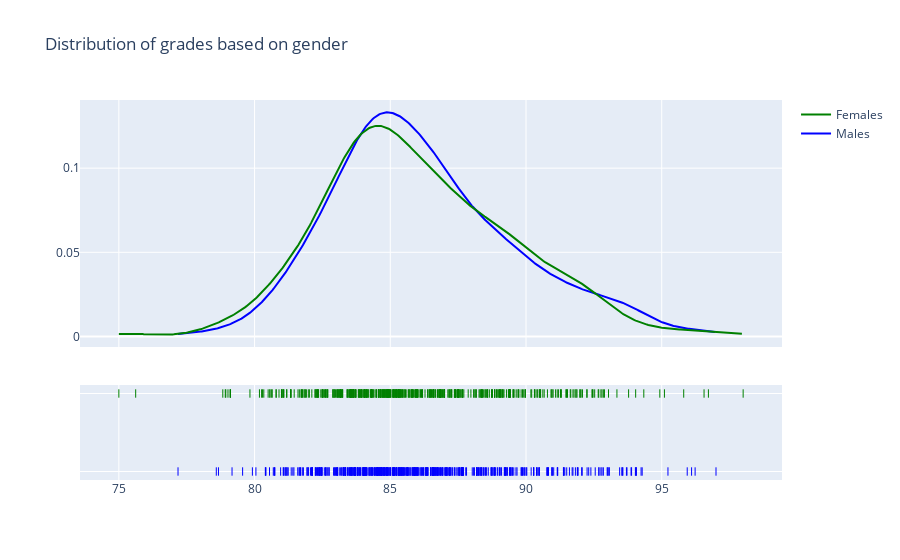

The cell this chart's notebook holds for it:
### Markdown cell above
Talking about the distribution of the grades based on the gender of the student, surprisingly males are getting slightly better results.

### Code cell
males_df =  df[df['gender'] == 'Male']['average_grades']
females_df =  df[df['gender'] == 'Female']['average_grades']



fig = ff.create_distplot([males_df,females_df],
                         ['Males','Females'], 
                         show_hist=False, 
                         colors=['blue','green'])
fig.update_layout(title_text='Distribution of grades based on gender')
fig.show()

### Figure 1 — Plotly figure (JSON) as saved in the notebook; plotly's stock layout.template omitted (floating-point values rounded to 4 significant figures; data arrays with more than 128 entries replaced by an {"elided": "..."} marker saying what was removed)
{"data": [{"legendgroup": "Males", "marker": {"color": "blue"}, "mode": "lines", "name": "Males", "showlegend": true, "type": "scatter", "x": {"elided": "500 float values"}, "xaxis": "x", "y": {"elided": "500 float values"}, "yaxis": "y"}, {"legendgroup": "Females", "marker": {"color": "green"}, "mode": "lines", "name": "Females", "showlegend": true, "type": "scatter", "x": {"elided": "500 float values"}, "xaxis": "x", "y": {"elided": "500 float values"}, "yaxis": "y"}, {"legendgroup": "Males", "marker": {"color": "blue", "symbol": "line-ns-open"}, "mode": "markers", "name": "Males", "showlegend": false, "type": "scatter", "x": {"elided": "515 float values"}, "xaxis": "x", "y": {"elided": "515 str values"}, "yaxis": "y2"}, {"legendgroup": "Females", "marker": {"color": "green", "symbol": "line-ns-open"}, "mode": "markers", "name": "Females", "showlegend": false, "type": "scatter", "x": {"elided": "485 float values"}, "xaxis": "x", "y": {"elided": "485 str values"}, "yaxis": "y2"}], "layout": {"barmode": "overlay", "hovermode": "closest", "legend": {"traceorder": "reversed"}, "title": {"text": "Distribution of grades based on gender"}, "xaxis": {"anchor": "y2", "domain": [0, 1], "zeroline": false}, "yaxis": {"anchor": "free", "domain": [0.35, 1], "position": 0}, "yaxis2": {"anchor": "x", "domain": [0, 0.25], "dtick": 1, "showticklabels": false}}}
